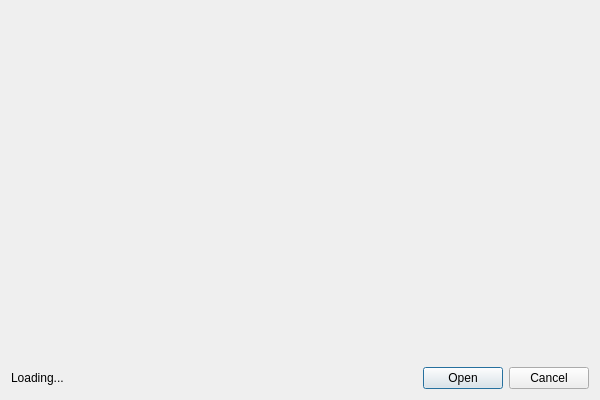
<?xml version="1.0" encoding="UTF-8"?>
<ui version="4.0">
 <class>QGBA::ArchiveInspector</class>
 <widget class="QDialog" name="QGBA::ArchiveInspector">
  <property name="geometry">
   <rect>
    <x>0</x>
    <y>0</y>
    <width>600</width>
    <height>400</height>
   </rect>
  </property>
  <property name="windowTitle">
   <string>Open in archive...</string>
  </property>
  <layout class="QGridLayout" name="gridLayout">
   <item row="1" column="0">
    <widget class="QLabel" name="loading">
     <property name="text">
      <string>Loading...</string>
     </property>
    </widget>
   </item>
   <item row="1" column="1">
    <widget class="QDialogButtonBox" name="buttonBox">
     <property name="standardButtons">
      <set>QDialogButtonBox::Cancel|QDialogButtonBox::Open</set>
     </property>
    </widget>
   </item>
   <item row="0" column="0" colspan="2">
    <widget class="QGBA::LibraryController" name="archiveView" native="true"/>
   </item>
  </layout>
 </widget>
 <customwidgets>
  <customwidget>
   <class>QGBA::LibraryController</class>
   <extends>QWidget</extends>
   <header>library/LibraryController.h</header>
   <container>1</container>
  </customwidget>
 </customwidgets>
 <resources/>
 <connections>
  <connection>
   <sender>buttonBox</sender>
   <signal>rejected()</signal>
   <receiver>QGBA::ArchiveInspector</receiver>
   <slot>reject()</slot>
   <hints>
    <hint type="sourcelabel">
     <x>199</x>
     <y>279</y>
    </hint>
    <hint type="destinationlabel">
     <x>199</x>
     <y>149</y>
    </hint>
   </hints>
  </connection>
  <connection>
   <sender>buttonBox</sender>
   <signal>accepted()</signal>
   <receiver>QGBA::ArchiveInspector</receiver>
   <slot>accept()</slot>
   <hints>
    <hint type="sourcelabel">
     <x>199</x>
     <y>279</y>
    </hint>
    <hint type="destinationlabel">
     <x>199</x>
     <y>149</y>
    </hint>
   </hints>
  </connection>
 </connections>
</ui>
